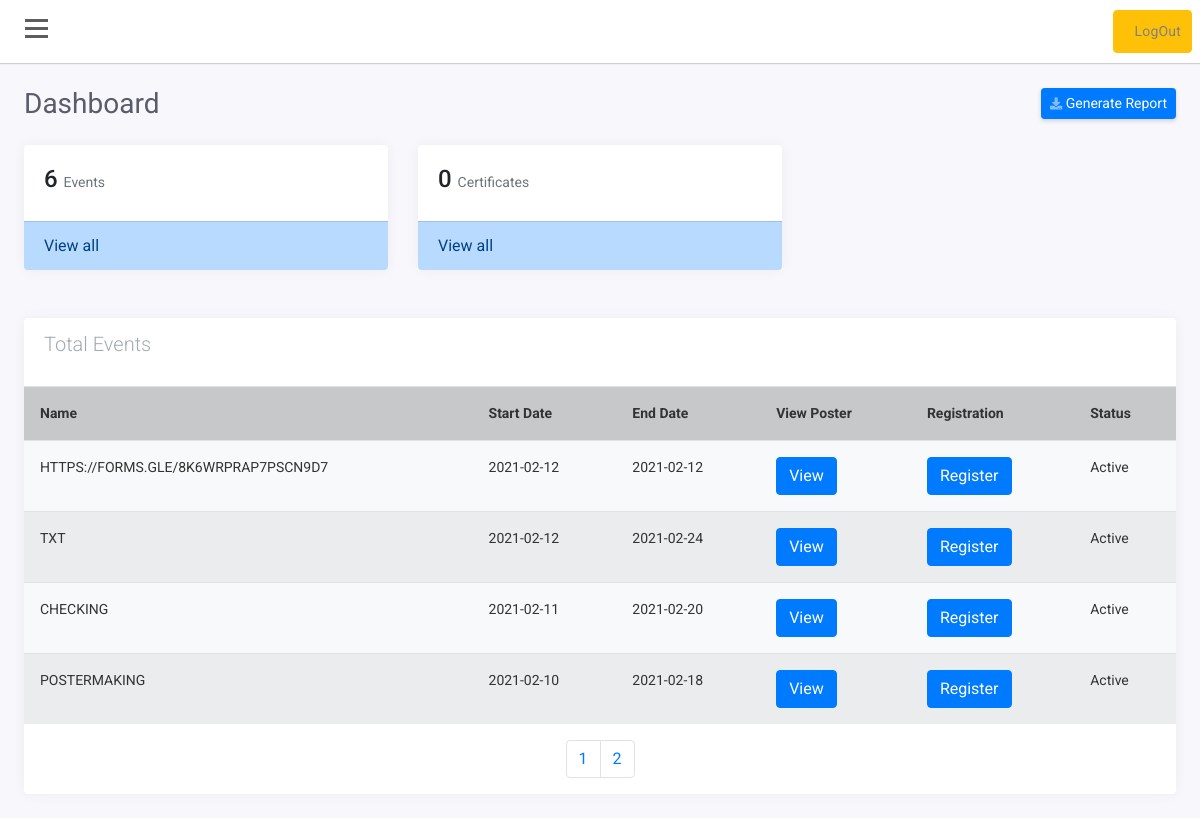
The app's page /intern/events.php (signed in) with its own data.
### tables this page shows
CREATE TABLE `event` (
  `id` int(11) NOT NULL,
  `name` varchar(100) NOT NULL,
  `start` date NOT NULL,
  `end` date NOT NULL,
  `status` varchar(100) NOT NULL,
  `poster` varchar(250) DEFAULT NULL,
  `posterimg` varchar(250) DEFAULT NULL,
  `link` varchar(240) DEFAULT NULL
);

### intern/events.php (the view, shortened to what this page needs)
<?php
$servername = "localhost";
$username = "root";
$password = "";
$dbname = "intern";
$conn = new mysqli($servername, $username, $password, $dbname);
$page=$_GET["page"];
if($page=="" || $page=="1"){
    $page1=0;
}else{
    $page1=($page*5)-5;
}
?>
<!doctype html>
<html lang="en">
<head>
    <link rel="stylesheet" href="https://stackpath.bootstrapcdn.com/bootstrap/4.1.3/css/bootstrap.min.css"
>
    <link rel="stylesheet" href="https://use.fontawesome.com/releases/v5.7.2/css/all.css"
>
    <link rel="stylesheet" href="css/style.css">
</head>
<body>
    <div id="wrapper">
        <div id="page-content-wrapper">
            <div id="content">
                <div class="container-fluid p-0 px-lg-0 px-md-0">
                    <nav class="navbar navbar-expand navbar-light my-navbar sticky-top">
                        <div type="button" id="bar" class="nav-icon1 hamburger animated fadeInLeft is-closed"
                            data-toggle="offcanvas">
                            <span></span>
                            <span></span>
                            <span></span>
                        </div>
                        <ul class="navbar-nav ml-auto">
                            <li class="nav-item" style="padding: 8px;">
                                <a href="logoutintern.php" class="btn btn-warning" >LogOut</a>
                            </li>
                        </ul>
                    </nav>
                    <div class="container-fluid px-lg-4">
                        <div class="row">
                            <div class="col-md-12 mt-lg-4 mt-4">
                                <div class="d-sm-flex align-items-center justify-content-between mb-4">
                                    <h1 class="h3 mb-0 text-gray-800">Dashboard</h1>
                                    <a href="#" class="d-none d-sm-inline-block btn btn-sm btn-primary shadow-sm"><i
                                            class="fas fa-download fa-sm text-white-50"></i> Generate Report</a>
                                </div>
                            </div>
                            <div class="col-md-12">
                                <div class="row">
                                    <div class="col-sm-4">
                                        <div class="card">
                                            <div class="card-body">
                                                <h4>
                                                <?php
                                                $sql = "SELECT COUNT(name) FROM event";
                                                $data = mysqli_query($conn,$sql);
                                                $row = $data->fetch_row();
                                                echo $row[0];
                                                ?>
                                                <small class="text-muted">Events</small></h4>
                                            </div>
                                            <div class="list-group list-group-flush">
                                                <a href="events.php" class="list-group-item list-group-item-primary">View all</a>
                                            </div>
                                        </div>
                                    </div>
                                    <div class="col-sm-4">
                                        <div class="card">
                                            <div class="card-body">
                                                <h4>
                                                <?php
                                                $sql = "SELECT COUNT(name) FROM certificate WHERE email='{$_SESSION['legitEmail']}'";
                                                $data = mysqli_query($conn,$sql);
                                                $row = $data->fetch_row();
                                                echo $row[0];
                                                ?>
                                                <small class="text-muted">Certificates</small></h4>
                                            </div>
                                            <div class="list-group list-group-flush">
                                                <a href="certificates.php" class="list-group-item list-group-item-primary">View all</a>
                                            </div>
                                        </div>
                                    </div>
                                </div>
                            </div>
                            <div class="col-md-12 mt-4">
                                <div class="card">
                                    <div class="card-body">
                                        <div class="d-md-flex align-items-center">
                                            <div>
                                                <h5 class="card-subtitle">Total Events</h5>
                                            </div>
                                        </div>
                                    </div>
                                    <div class="table-responsive">
                                        <table class="table table-striped bg-light small">
                                            <tr class="table-dark">
                                                <th>Name</th>
                                                <th>Start Date</th>
                                                <th>End Date</th>
                                                <th>View Poster</th>
                                                <th>Registration</th>
                                                <th>Status</th>
                                            </tr>
                                            <?php
                                                $sql = "SELECT * FROM event ORDER BY start DESC limit $page1,5";
                                                $data = mysqli_query($conn,$sql);
                                                while($row = $data->fetch_assoc()) {
                                                    ?>
                                                     <tr><td class="text-uppercase"><?php echo $row["name"]; ?></td>
                                                    <td><?php echo $row["start"]; ?></td>
                                                    <td ><?php echo  $row["end"]; ?></td>
                                                    <td>  <button class="btn-primary btn text-primary"><a href="../admin/viewposter.php? id=<?php echo $row['id']; ?>" class="text-white">View</a></button></td>
                                                    <td>  <button class="btn-primary btn text-primary"><a href="./register.php? name=<?php echo $row['name']; ?>" class="text-white">Register</a></button></td>
                                                    <td><?php  echo $row["status"];?></td>
                                                     </tr>
                                               <?php }?>
                                        </table>
                                        <nav aria-label="Page navigation example">
                                            <ul class="pagination justify-content-center">
                                            <?php
                                                $sql = "SELECT * FROM event ORDER BY start DESC";
                                                $data = mysqli_query($conn,$sql);
                                                if($data){
                                                    $row=mysqli_num_rows($data);
                                                    $a=$row/5;
                                                    $a=ceil($a);
                                                    for($b=1;$b<=$a;$b++){
                                                        echo '<li class="page-item"><a class="page-link" href="events.php?page='.$b.'">'.$b.'</a></li>';
                                                    }
                                                }
                                            ?>
                                            </ul>
                                        </nav>
                                    </div>
                                </div>
                            </div>
                        </div>
                    </div>
                </div>
            </div>
        </div>
    </div>
</body>
</html>

### intern/css/style.css (style rules this page uses)
body { position: relative; overflow-x:hidden; background: #f7f7fc; font-family: 'Roboto', sans-serif; }
body, html { height: 100%; }
.navbar-nav > li > a ,.submenu-box ul li a { color:gray!important; text-transform: capitalize; font-size: 14px; padding:10px 10px 10px 20px!important; display: block; font-weight: 400; position: relative; z-index: 2; font-family: 'Roboto', sans-serif; letter-spacing: .2px; }
.navbar-nav li { display:block!important; margin:2px 0px; }
#page-content-wrapper { width: 100%; transition: all 0.5s ease; }
.nav-icon1 { z-index: 999; position:relative; display: block; width:23px; margin:0px 30px 0px 25px; cursor:pointer; height: 25px; }
.nav-icon1 span { position:absolute; top:0; width:100%; height:3px; cursor:pointer; background-color:#5d5d5d; left:0; transform:rotate(0deg); transition:.30s ease-in-out; }
.nav-icon1 span:nth-of-type(1) { top:0; }
.nav-icon1 span:nth-of-type(2) { top:8px; }
.nav-icon1 span:nth-of-type(3) { top:16px; }
.my-navbar { padding:0px; background-color:white; box-shadow: 0 1px 1px 0 rgba(0,0,0,.16); }
.card { margin-bottom: 24px; border:none; box-shadow: 0 0 0.875rem 0 rgba(33,37,41,.05); }
.card-body { flex: 1 1 auto; min-height: 1px; padding: 1.25rem; }
.text-gray-800 { color: #5a5c69!important; font-size: 1.75rem; font-weight: 400; line-height: 1.2; }
.shadow-sm { box-shadow: 0 .125rem .25rem 0 rgba(58,59,69,.2)!important; }
.btn-sm { padding: .25rem .5rem; font-size: .875rem; line-height: 1.5; border-radius: .2rem; }
.card .card-subtitle { font-weight: 300; margin-bottom: 10px; color: #a1aab2; margin-top: -0.375rem; }
.table td, .table th { padding: 1rem; font-size:14px; color:#333; vertical-align: top; border-top: 1px solid #dee2e6; }
.text-muted { color: #6c757d!important; font-size:14px; }

### records on screen
event: name "HTTPS://FORMS.GLE/8K6WRPRAP7PSCN9D7", start "2021-02-12", end "2021-02-12", status "Active"
event: name "TXT", start "2021-02-12", end "2021-02-24", status "Active"
event: name "CHECKING", start "2021-02-11", end "2021-02-20", status "Active"
event: name "POSTERMAKING", start "2021-02-10", end "2021-02-18", status "Active"

### other values on screen
$row[0] "6"
$row[0] "0"
